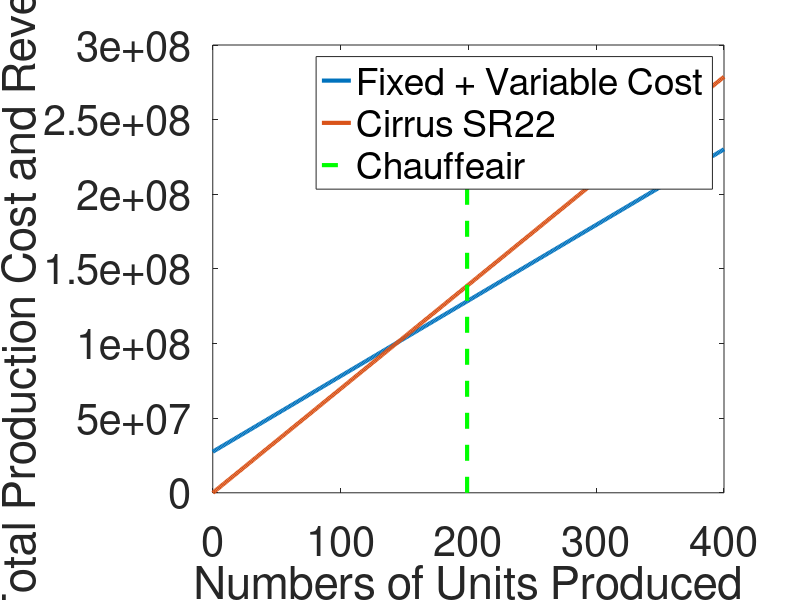

Write the MATLAB code that produced this figure.
thick = 3;


x = 0:1:400;
line1 = 27504243 + 506546*x;

plot(x, line1, "LineWidth", thick)
hold on

% cessna206 = 665000*x;
% plot(x, cessna206, "LineWidth", thick)

cirrussr22TGTS = 696750*x;
plot(x, cirrussr22TGTS, "LineWidth", thick)

% 
% tecnum_p2006 = 597000*x;
% plot(x, tecnum_p2006, "LineWidth", thick)
% 
% piper_PA46 = 917000*x;
% plot(x, piper_PA46, "LineWidth", thick)




text1 ="67";
text2 = "146";
% text3 = "175";
% text4 = "304";

x1 = 200;
y1 = 2000000;

x1 = 300;
y1 = 2000000;


% line([199, 199], [0, 10*10^8], "Color", "k", "--")
line([199, 199], [0, 3*10^8], "LineStyle", "--", "Color", "g", "LineWidth", thick)
legend("Fixed + Variable Cost", "Cirrus SR22", "Chauffeair")

% x1 = 350;
% y1 = 2000000;
% 
% x1 = 380;
% y1 = 2000000;

% size = 20
% text(x1, y1, text1, "FontSize", size)
% text(x1, y1, text2, "FontSize", size)
% text(x1, y1, text3, "FontSize", size)
% text(x1, y1, text4, "FontSize", size)

xlabel("Numbers of Units Produced")
ylabel("Total Production Cost and Revenue")
set(gca, "FontSize", 30)